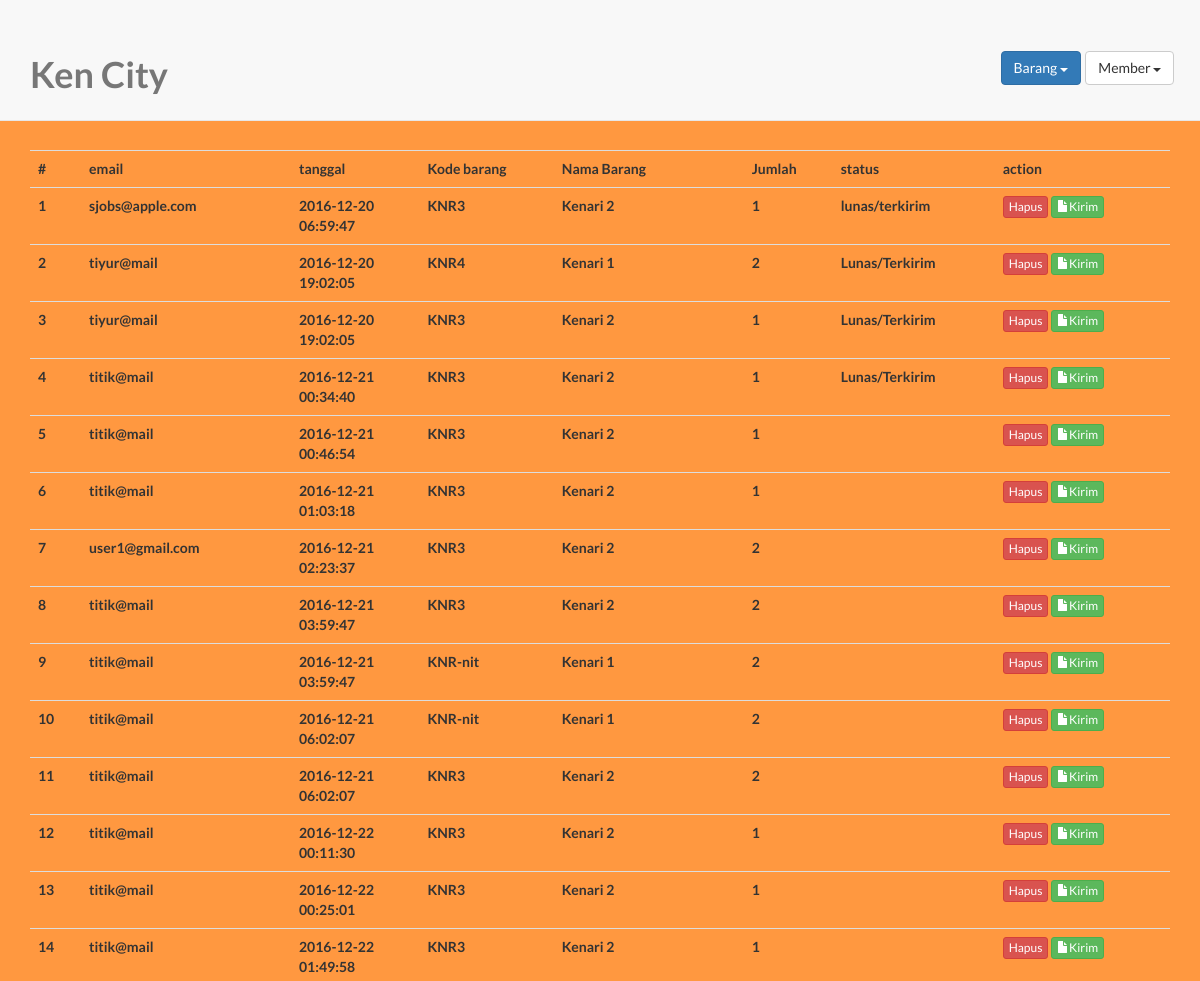
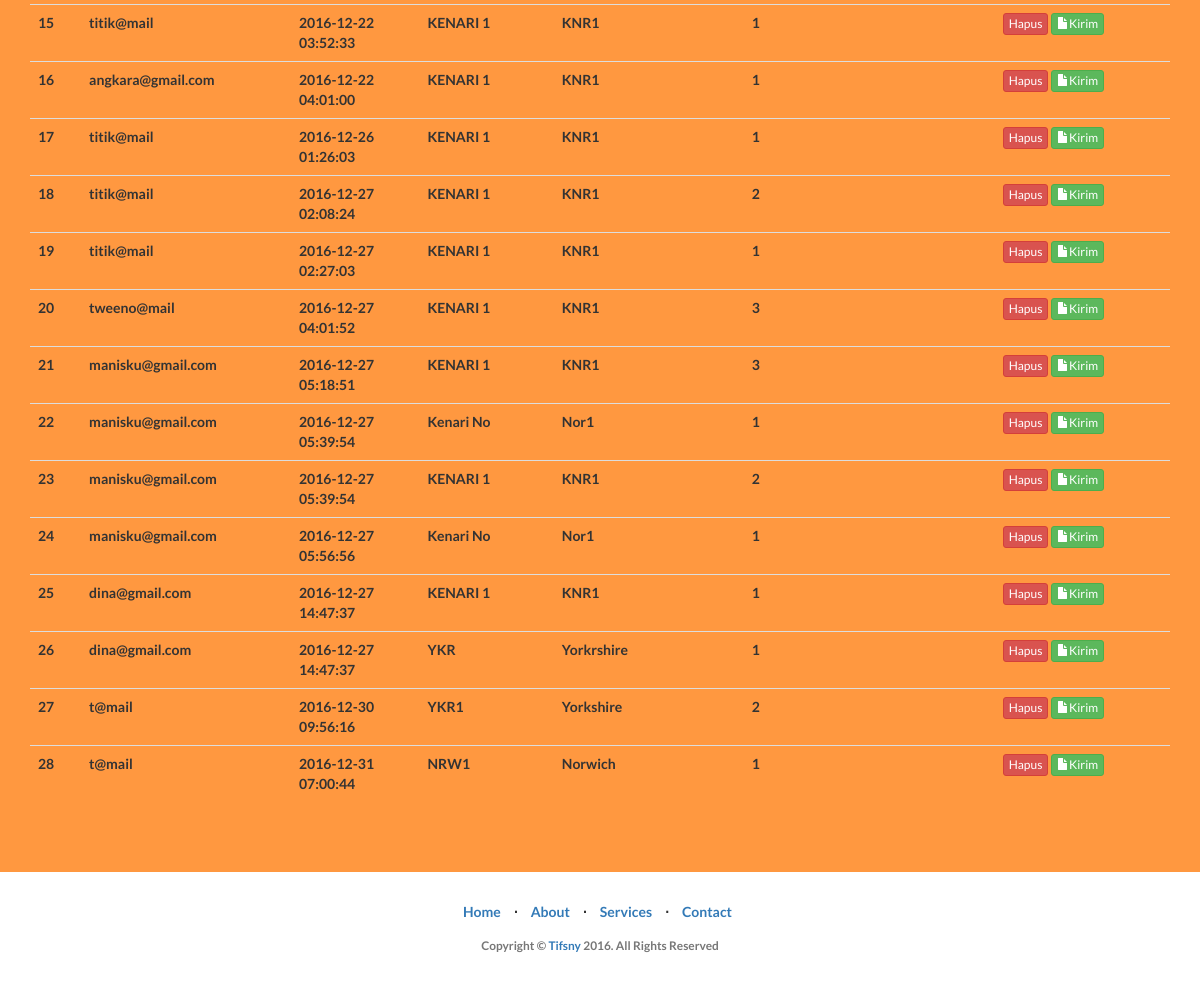
The page /index.php?pg=tabelOrder (signed in) on the database its author committed (2 pictures, top to bottom).
### tables this page shows
CREATE TABLE IF NOT EXISTS `orders` (
  `id_orders` int(15) NOT NULL AUTO_INCREMENT,
  `barang_kode` varchar(255) NOT NULL,
  `nama_brg` varchar(255) NOT NULL,
  `deskripsi` varchar(255) NOT NULL,
  `harga` int(10) NOT NULL,
  `unit` int(5) NOT NULL,
  `total` int(15) NOT NULL,
  `date` timestamp NOT NULL DEFAULT CURRENT_TIMESTAMP,
  `email` varchar(100) NOT NULL,
  `status_orders` varchar(50) NOT NULL,
  PRIMARY KEY (`id_orders`)
);

### pages/pagesAdmin/tabelOrder.php (the view, shortened to what this page needs)
<br/>
<br />
<?php
$tampil=mysql_query("select * from orders");
$no=1;
?>
<br>
<br>
<br>
</center><center>
  <table class="table table">
    <tr>
    <td width="35">#</td>
    <td width="70">email</td>
    <td width="88">tanggal</td>
    <td width="92">Kode barang</td>
    <td width="130">Nama Barang</td>
    <td width="60">Jumlah</td>
    <td width="108">status</td>
    <td width="120">action</td>
  </tr>
  <?php
  while ($hasil=mysql_fetch_array($tampil)){?>
  <tr>
    <td><?php print"$no"?></td>
    <td><?php print"$hasil[email]"?></td>
    <td><?php print"$hasil[date]"?></td>
    <td><?php print"$hasil[barang_kode]"?></td>
    <td><?php print"$hasil[nama_brg]"?></td>
    <td><?php print"$hasil[unit]"?></td>
    <td><?php print"$hasil[status_orders]"?></td>
    <td><a href="index.php?pg=kirimOrder&act=hapus&id_orders=<?php echo $hasil['id_orders']; ?>" class="btn btn-primary btn-xs btn-danger">Hapus</a>
        <a href="index.php?pg=kirimOrder&act=edit&id_orders=<?php echo $hasil['id_orders']; ?>" class="btn btn-primary btn-xs btn-success"><span class=" glyphicon glyphicon-file" aria-hidden="true"></span>Kirim</a>
    </td>
    <?php $no++ ?>
  </tr>
  <?php } ?>
</table></center>

### css/landing-page.css (style rules this page uses)
body, html { width: 100%; height: 100%; }
body, h1, h2, h3, h4, h5, h6 { font-family: "Lato","Helvetica",Helvetica,Arial,sans-serif; font-weight: 700; }
a { text-decoration: none; }

### rows shown on the page
orders: email "sjobs@apple.com", date "2016-12-20 06:59:47", barang_kode "KNR3", nama_brg "Kenari 2", unit "1", status_orders "lunas/terkirim"
orders: email "tiyur@mail", date "2016-12-20 19:02:05", barang_kode "KNR4", nama_brg "Kenari 1", unit "2", status_orders "Lunas/Terkirim"
orders: email "tiyur@mail", date "2016-12-20 19:02:05", barang_kode "KNR3", nama_brg "Kenari 2", unit "1", status_orders "Lunas/Terkirim"
orders: email "titik@mail", date "2016-12-21 00:34:40", barang_kode "KNR3", nama_brg "Kenari 2", unit "1", status_orders "Lunas/Terkirim"
orders: email "titik@mail", date "2016-12-21 00:46:54", barang_kode "KNR3", nama_brg "Kenari 2", unit "1"
orders: email "titik@mail", date "2016-12-21 01:03:18", barang_kode "KNR3", nama_brg "Kenari 2", unit "1"
orders: email "user1@gmail.com", date "2016-12-21 02:23:37", barang_kode "KNR3", nama_brg "Kenari 2", unit "2"
orders: email "titik@mail", date "2016-12-21 03:59:47", barang_kode "KNR3", nama_brg "Kenari 2", unit "2"
orders: email "titik@mail", date "2016-12-21 03:59:47", barang_kode "KNR-nit", nama_brg "Kenari 1", unit "2"
orders: email "titik@mail", date "2016-12-21 06:02:07", barang_kode "KNR-nit", nama_brg "Kenari 1", unit "2"
orders: email "titik@mail", date "2016-12-21 06:02:07", barang_kode "KNR3", nama_brg "Kenari 2", unit "2"
orders: email "titik@mail", date "2016-12-22 00:11:30", barang_kode "KNR3", nama_brg "Kenari 2", unit "1"
orders: email "titik@mail", date "2016-12-22 00:25:01", barang_kode "KNR3", nama_brg "Kenari 2", unit "1"
orders: email "titik@mail", date "2016-12-22 01:49:58", barang_kode "KNR3", nama_brg "Kenari 2", unit "1"
orders: email "titik@mail", date "2016-12-22 03:52:33", barang_kode "KENARI 1", nama_brg "KNR1", unit "1"
orders: email "angkara@gmail.com", date "2016-12-22 04:01:00", barang_kode "KENARI 1", nama_brg "KNR1", unit "1"
orders: email "titik@mail", date "2016-12-26 01:26:03", barang_kode "KENARI 1", nama_brg "KNR1", unit "1"
orders: email "titik@mail", date "2016-12-27 02:08:24", barang_kode "KENARI 1", nama_brg "KNR1", unit "2"
orders: email "titik@mail", date "2016-12-27 02:27:03", barang_kode "KENARI 1", nama_brg "KNR1", unit "1"
orders: email "tweeno@mail", date "2016-12-27 04:01:52", barang_kode "KENARI 1", nama_brg "KNR1", unit "3"
orders: email "manisku@gmail.com", date "2016-12-27 05:18:51", barang_kode "KENARI 1", nama_brg "KNR1", unit "3"
orders: email "manisku@gmail.com", date "2016-12-27 05:39:54", barang_kode "Kenari No", nama_brg "Nor1", unit "1"
orders: email "manisku@gmail.com", date "2016-12-27 05:39:54", barang_kode "KENARI 1", nama_brg "KNR1", unit "2"
orders: email "manisku@gmail.com", date "2016-12-27 05:56:56", barang_kode "Kenari No", nama_brg "Nor1", unit "1"
orders: email "dina@gmail.com", date "2016-12-27 14:47:37", barang_kode "KENARI 1", nama_brg "KNR1", unit "1"
orders: email "dina@gmail.com", date "2016-12-27 14:47:37", barang_kode "YKR", nama_brg "Yorkrshire", unit "1"
orders: email "t@mail", date "2016-12-30 09:56:16", barang_kode "YKR1", nama_brg "Yorkshire", unit "2"
orders: email "t@mail", date "2016-12-31 07:00:44", barang_kode "NRW1", nama_brg "Norwich", unit "1"
